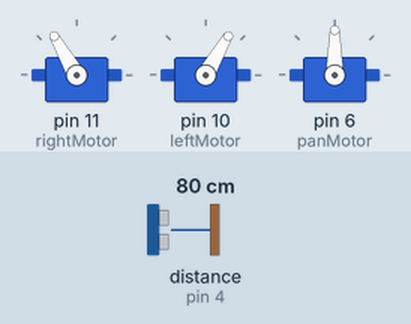
Recording of a sketch running on a simulated Arduino Uno, built with avr-gcc and run on an emulated ATmega328P. Shown: 3 × servo. Wiring (inferred from the names in the program): ultrasonic range finder: trigger pin 7; echo pin 4. Inputs (shaded band) come from the test bench; at power-on: distance to the obstacle (sensor on pin 4) 80 cm. The echo pulse lasts 58.3 µs per cm.

Above: at 1.3 s.
1.4 s: distance to the obstacle (sensor on pin 4) set to 18 cm
2.9 s: distance to the obstacle (sensor on pin 4) set to 15 cm
At 4.8 s:
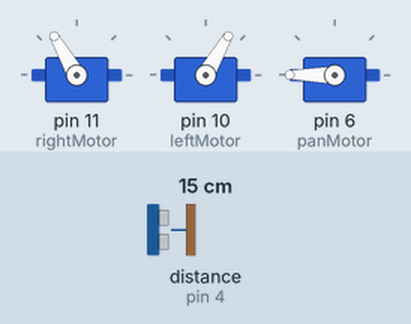
5.9 s: distance to the obstacle (sensor on pin 4) set to 35 cm
At 8.8 s:
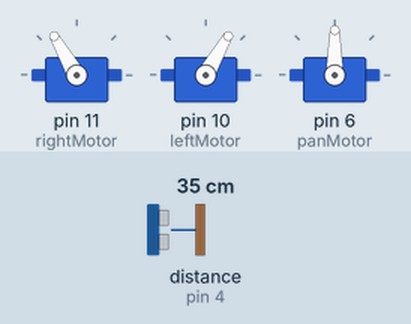
8.9 s: distance to the obstacle (sensor on pin 4) set to 2 cm
At 9.9 s:
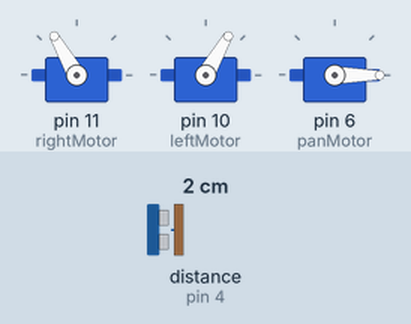
Timing chart, 0 to 12.9 s (numbered marks = the images above; inputs shaded):
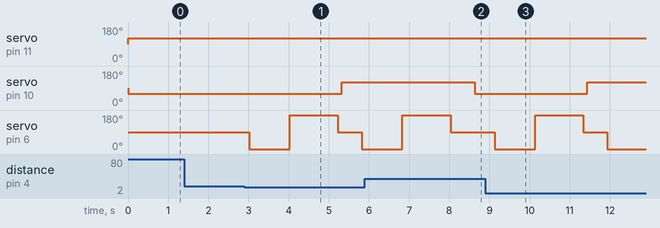

The sketch:

Arduino_Robot_Distance_Guidance.ino
```cpp
/*  <--- Arduino Robot Distance Guidance --->
 *
 * This sketch is about making the robot navigate itself
 * without hitting any obstacles.
 *
 * Components  used in this sketch
 * ----------
 *  - Arduino Uno
 *  - Breadboard
 *  - Magician Robot Chassis
 *  - 2 x Continuous Rotation Servo (SpringRC SM-S4303R)
 *  - 1 x Micro generic Servo
 *  - HC-SR04 Ultrasonic Distance Sensor
 *  - 2 x 330μF capacitors
 *  - 1 x 100μF capacitor
 *  - 2 x plastic wheels 6cm diameter, 0.7cm width
 *  - 1 x 9V battery and 4 x 1.5V batteries
 *
 *  Libraries
 *  ---------
 *  - Servo
 *
 * Connections
 * -----------
 *  The schematic is shown in Chapter Two.
 *  This is not a standalone circuit.
 *
 * Other information
 * -----------------
 *  Always remember to plug in the Servo Motors batteries first and then the Arduino batteries.
 *
 *
 *  Created on February 7 2017 by Evangelos Chantzis
 *
 */

#include <Servo.h> //include Servo library

#define trigPin 7  //the trig pin from distance sensor
#define echoPin 4  //the echo pin from distance sensor

const int RForward = 120;  //the speed of the servo, maximum speed is 180
const int RBackward = 60;
const int LForward = 60;
const int LBackward = 120;
const int RNeutral = 90;  //centered position
const int LNeutral = 90;
const int collisionThresh = 15; //threshold for obstacles (in cm)

int leftDistance, rightDistance; //distances on either side
Servo panMotor;  //micro servo with the distance sensor on it
Servo leftMotor;  //declare motors
Servo rightMotor;
long duration; //time it takes to recieve PING))) signal

void setup()
{
  rightMotor.attach(11);  //attach motors to proper pins
  leftMotor.attach(10);
  panMotor.attach(6);
  panMotor.write(90); //center the pan servo

  pinMode(trigPin, OUTPUT);
  pinMode(echoPin, INPUT);
}

void loop(){

  int distance = ping();  //call the ping function to get the distance in front of the robot

   if (distance > collisionThresh) //if path is clear go forward
  {
    leftMotor.write(LForward);
    rightMotor.write(RForward);
    delay(500);
  }
  else //if path is blocked
  {
    panMotor.write(0);
    delay(500);
    rightDistance = ping(); //scan to the right
    delay(500);
    panMotor.write(180);
    delay(700);
    leftDistance = ping(); //scan to the left
    delay(500);
    panMotor.write(90); //return to center
    delay(100);
    compareDistance();
  }
}

void compareDistance()
{
  if (leftDistance > rightDistance) //if left is less obstructed
  {
    leftMotor.write(LBackward);
    rightMotor.write(RForward); //turn left
    delay(500);
  }
  else if (rightDistance > leftDistance) //if right is less obstructed
  {
    leftMotor.write(LForward);
    rightMotor.write(RBackward); //turn right
    delay(500);
  }
   else //if they are equally obstructed
  {
    leftMotor.write(LBackward);
    rightMotor.write(RForward); //turn 180 degrees
    delay(1000);
  }
}

long ping()
{
  // Send out PING))) signal pulse
  digitalWrite(trigPin, LOW);
  delayMicroseconds(2);
  digitalWrite(trigPin, HIGH);
  delayMicroseconds(5);
  digitalWrite(trigPin, LOW);

  //Get duration it takes to receive echo
  duration = pulseIn(echoPin, HIGH);

  //Convert duration into distance
  return duration / 29 / 2;
}
```

Measured:
- the behaviour switches between 17 and 16 cm on distance to the obstacle (sensor on pin 4) (found by bisection; images 0 and 1)
- after the input at 1.4 s, every drawn part: stays the same
- after the input at 2.9 s, servo on pin 10 (leftMotor): 60° → 120° after 2.4 s; servo on pin 6 (panMotor): 90° → 0° after 0.12 s, → 180° 1.0 s later, → 90° 1.2 s later, → 0° 0.60 s later
- after the input at 5.9 s, servo on pin 10 (leftMotor): 120° → 60° after 2.7 s
- after the input at 8.9 s, servo on pin 10 (leftMotor): 60° → 120° after 2.5 s; servo on pin 6 (panMotor): 90° → 0° after 0.24 s, → 180° 1.0 s later, → 90° 1.2 s later, → 0° 0.60 s later
